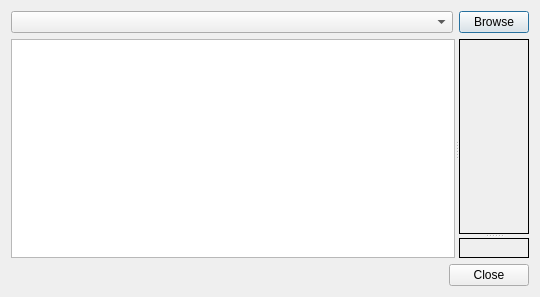
<?xml version="1.0" encoding="UTF-8"?>
<ui version="4.0">
 <class>FolderDisksDlg</class>
 <widget class="QDialog" name="FolderDisksDlg">
  <property name="geometry">
   <rect>
    <x>0</x>
    <y>0</y>
    <width>540</width>
    <height>297</height>
   </rect>
  </property>
  <property name="windowTitle">
   <string>Folder Disks</string>
  </property>
  <property name="layoutDirection">
   <enum>Qt::LeftToRight</enum>
  </property>
  <layout class="QVBoxLayout" name="verticalLayout">
   <item>
    <layout class="QHBoxLayout" name="horizontalLayout" stretch="0,0">
     <item>
      <widget class="QComboBox" name="cboFolderPath">
       <property name="editable">
        <bool>false</bool>
       </property>
      </widget>
     </item>
     <item>
      <widget class="QPushButton" name="btnBrowse">
       <property name="maximumSize">
        <size>
         <width>70</width>
         <height>16777215</height>
        </size>
       </property>
       <property name="text">
        <string>Browse</string>
       </property>
      </widget>
     </item>
    </layout>
   </item>
   <item>
    <widget class="QSplitter" name="splitLeftAtrRightDirPng">
     <property name="orientation">
      <enum>Qt::Horizontal</enum>
     </property>
     <widget class="QListWidget" name="listDisks">
      <property name="sizePolicy">
       <sizepolicy hsizetype="Expanding" vsizetype="Expanding">
        <horstretch>1</horstretch>
        <verstretch>0</verstretch>
       </sizepolicy>
      </property>
     </widget>
     <widget class="PicSplitter" name="splitTopDirBotPng">
      <property name="orientation">
       <enum>Qt::Vertical</enum>
      </property>
      <widget class="QScrollArea" name="scrollArea">
       <property name="sizePolicy">
        <sizepolicy hsizetype="Expanding" vsizetype="Expanding">
         <horstretch>0</horstretch>
         <verstretch>1</verstretch>
        </sizepolicy>
       </property>
       <property name="frameShape">
        <enum>QFrame::Panel</enum>
       </property>
       <property name="frameShadow">
        <enum>QFrame::Plain</enum>
       </property>
       <property name="lineWidth">
        <number>1</number>
       </property>
       <property name="widgetResizable">
        <bool>true</bool>
       </property>
       <widget class="QLabel" name="lblFileList">
        <property name="geometry">
         <rect>
          <x>0</x>
          <y>0</y>
          <width>49</width>
          <height>173</height>
         </rect>
        </property>
        <property name="font">
         <font>
          <family>Courier10 BT</family>
          <pointsize>10</pointsize>
         </font>
        </property>
        <property name="autoFillBackground">
         <bool>true</bool>
        </property>
        <property name="frameShape">
         <enum>QFrame::NoFrame</enum>
        </property>
        <property name="text">
         <string/>
        </property>
        <property name="alignment">
         <set>Qt::AlignLeading|Qt::AlignLeft|Qt::AlignTop</set>
        </property>
        <property name="wordWrap">
         <bool>true</bool>
        </property>
        <property name="margin">
         <number>5</number>
        </property>
        <property name="indent">
         <number>2</number>
        </property>
       </widget>
      </widget>
      <widget class="QLabel" name="lblPreview">
       <property name="font">
        <font>
         <family>Courier10 BT</family>
         <pointsize>10</pointsize>
        </font>
       </property>
       <property name="autoFillBackground">
        <bool>true</bool>
       </property>
       <property name="frameShape">
        <enum>QFrame::Panel</enum>
       </property>
       <property name="text">
        <string/>
       </property>
       <property name="alignment">
        <set>Qt::AlignLeading|Qt::AlignLeft|Qt::AlignTop</set>
       </property>
       <property name="wordWrap">
        <bool>false</bool>
       </property>
       <property name="margin">
        <number>0</number>
       </property>
       <property name="indent">
        <number>0</number>
       </property>
      </widget>
     </widget>
    </widget>
   </item>
   <item>
    <widget class="QDialogButtonBox" name="buttonBox">
     <property name="orientation">
      <enum>Qt::Horizontal</enum>
     </property>
     <property name="standardButtons">
      <set>QDialogButtonBox::Close</set>
     </property>
    </widget>
   </item>
  </layout>
 </widget>
 <customwidgets>
  <customwidget>
   <class>PicSplitter</class>
   <extends>QSplitter</extends>
   <header>include/picsplitter.h</header>
   <container>1</container>
  </customwidget>
 </customwidgets>
 <resources/>
 <connections>
  <connection>
   <sender>buttonBox</sender>
   <signal>accepted()</signal>
   <receiver>FolderDisksDlg</receiver>
   <slot>accept()</slot>
   <hints>
    <hint type="sourcelabel">
     <x>248</x>
     <y>254</y>
    </hint>
    <hint type="destinationlabel">
     <x>157</x>
     <y>274</y>
    </hint>
   </hints>
  </connection>
  <connection>
   <sender>buttonBox</sender>
   <signal>rejected()</signal>
   <receiver>FolderDisksDlg</receiver>
   <slot>reject()</slot>
   <hints>
    <hint type="sourcelabel">
     <x>316</x>
     <y>260</y>
    </hint>
    <hint type="destinationlabel">
     <x>286</x>
     <y>274</y>
    </hint>
   </hints>
  </connection>
 </connections>
</ui>
